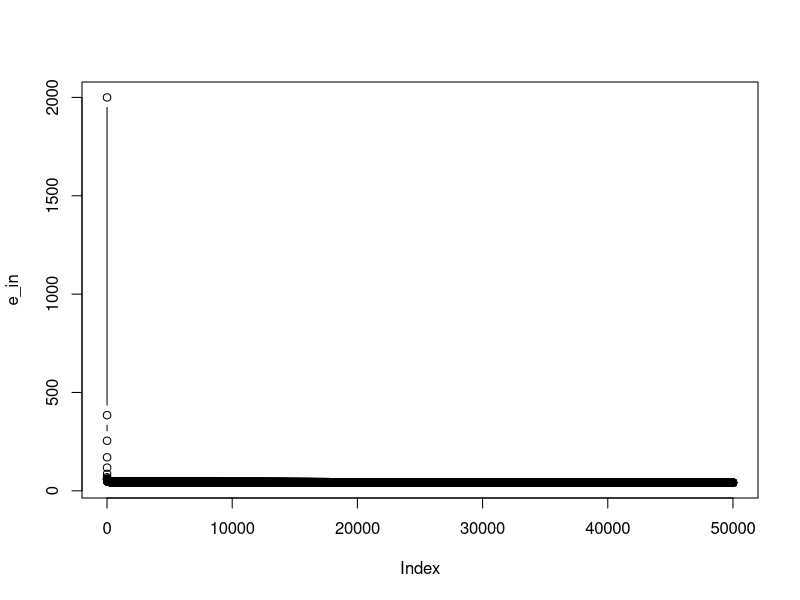

The R script that drew this image:
rm(list = ls())
gc()

mtcars$carb <- as.integer(mtcars$carb)

data_divide <- function(df, divide_1 = 0.6){
          idx <- sample(1:nrow(df), nrow(df)*divide_1)
          train <- df[idx,]
          test <- df[-idx,]
          
          res <- list(train = train, test = test)
          return(res)
}
df <- data_divide(df = mtcars, divide_1 = 0.8)
train <- df$train
test <- df$test

y_train <- train$carb
X_train <- as.matrix(cbind(b0 = c(1), train[,1:6]))

y_test <- test$carb
X_test <- as.matrix(cbind(b0 = c(1), test[,1:6]))

vctr_idnt <- function(x){x/sqrt(sum(x^2))}
if(det(t(X_train)%*%X_train) == 0){stop("The matrix is singular, can't do inverse!")}
w_lin <- solve(t(X_train)%*%X_train) %*% t(X_train) %*% y_train

n <- 50000; p <- ncol(X_train)
w <- rbind(t(w_lin), matrix(data = rep(0,n*p), nrow = n, ncol = p, byrow = T)) 
e_in <- c(2000); yita <- 0.001 # 0.01, 0.03, 0.1, 0.3, 1, 3, 10

for(i in 2:nrow(w)){
          w[i,] <- w[i-1,] - yita*vctr_idnt(-t(y_train)%*%X_train+t(exp(X_train%*%w[i-1,]))%*%X_train)
          e_in[i] <- -sum(y_train*X_train%*%w[i,] - log(factorial(y_train)) - exp(X_train%*%w[i,]))
          if(round(e_in[i],7) == round(e_in[i-1],7)){break}
}
plot(e_in, type = "b")
w_hat <- w[which.min(e_in),] 
lam_hat <- round(exp(X_test%*%w_hat))
sum(lam_hat == y_test)/length(y_test)
